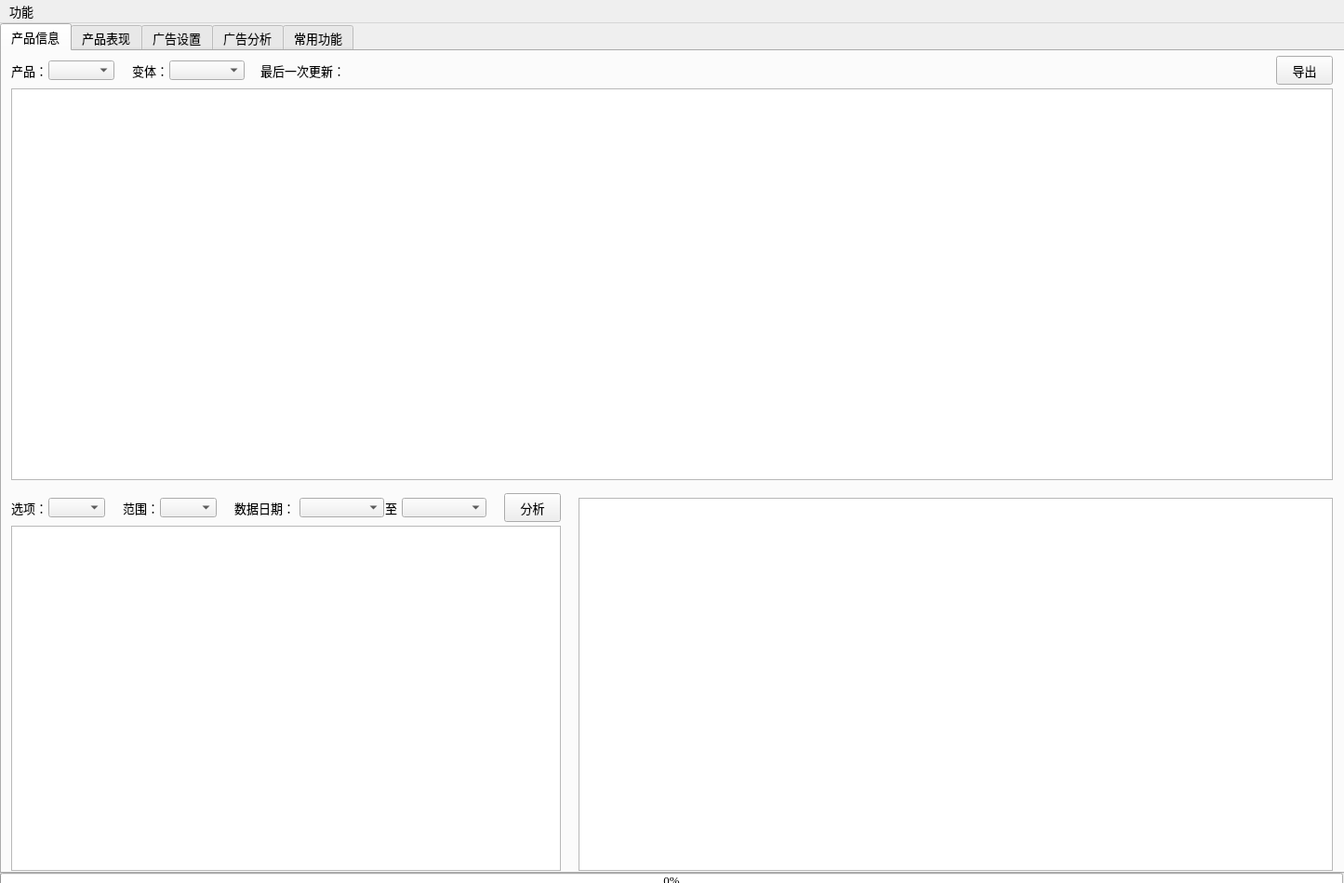
<?xml version="1.0" encoding="UTF-8"?>
<ui version="4.0">
 <class>PeaSue</class>
 <widget class="QMainWindow" name="PeaSue">
  <property name="geometry">
   <rect>
    <x>0</x>
    <y>0</y>
    <width>1445</width>
    <height>949</height>
   </rect>
  </property>
  <property name="sizePolicy">
   <sizepolicy hsizetype="Fixed" vsizetype="Fixed">
    <horstretch>0</horstretch>
    <verstretch>0</verstretch>
   </sizepolicy>
  </property>
  <property name="minimumSize">
   <size>
    <width>1445</width>
    <height>949</height>
   </size>
  </property>
  <property name="maximumSize">
   <size>
    <width>1445</width>
    <height>949</height>
   </size>
  </property>
  <property name="font">
   <font>
    <family>楷体</family>
    <pointsize>10</pointsize>
   </font>
  </property>
  <property name="windowTitle">
   <string>PeaSue</string>
  </property>
  <widget class="QWidget" name="centralwidget">
   <property name="font">
    <font>
     <family>楷体</family>
    </font>
   </property>
   <widget class="QTabWidget" name="tabWidget">
    <property name="geometry">
     <rect>
      <x>0</x>
      <y>0</y>
      <width>1447</width>
      <height>914</height>
     </rect>
    </property>
    <property name="sizePolicy">
     <sizepolicy hsizetype="Fixed" vsizetype="Fixed">
      <horstretch>0</horstretch>
      <verstretch>0</verstretch>
     </sizepolicy>
    </property>
    <property name="minimumSize">
     <size>
      <width>1447</width>
      <height>914</height>
     </size>
    </property>
    <property name="maximumSize">
     <size>
      <width>1447</width>
      <height>914</height>
     </size>
    </property>
    <property name="font">
     <font>
      <family>楷体</family>
      <pointsize>10</pointsize>
      <strikeout>false</strikeout>
     </font>
    </property>
    <property name="currentIndex">
     <number>0</number>
    </property>
    <widget class="QWidget" name="tab_1">
     <attribute name="title">
      <string>产品信息</string>
     </attribute>
     <widget class="QLabel" name="label_20">
      <property name="geometry">
       <rect>
        <x>10</x>
        <y>10</y>
        <width>51</width>
        <height>21</height>
       </rect>
      </property>
      <property name="font">
       <font>
        <family>楷体</family>
        <pointsize>10</pointsize>
        <strikeout>false</strikeout>
       </font>
      </property>
      <property name="text">
       <string>产品：</string>
      </property>
     </widget>
     <widget class="QComboBox" name="product_information">
      <property name="geometry">
       <rect>
        <x>50</x>
        <y>10</y>
        <width>71</width>
        <height>21</height>
       </rect>
      </property>
      <property name="font">
       <font>
        <family>Times New Roman</family>
        <pointsize>10</pointsize>
        <strikeout>false</strikeout>
       </font>
      </property>
     </widget>
     <widget class="QTableView" name="table2_information">
      <property name="geometry">
       <rect>
        <x>10</x>
        <y>510</y>
        <width>591</width>
        <height>371</height>
       </rect>
      </property>
      <property name="font">
       <font>
        <family>Times New Roman</family>
        <pointsize>10</pointsize>
        <strikeout>false</strikeout>
       </font>
      </property>
      <property name="contextMenuPolicy">
       <enum>Qt::CustomContextMenu</enum>
      </property>
      <property name="editTriggers">
       <set>QAbstractItemView::NoEditTriggers</set>
      </property>
     </widget>
     <widget class="QComboBox" name="date1_information">
      <property name="geometry">
       <rect>
        <x>320</x>
        <y>480</y>
        <width>91</width>
        <height>21</height>
       </rect>
      </property>
      <property name="font">
       <font>
        <family>Times New Roman</family>
        <pointsize>10</pointsize>
        <strikeout>false</strikeout>
       </font>
      </property>
     </widget>
     <widget class="QLabel" name="label_23">
      <property name="geometry">
       <rect>
        <x>412</x>
        <y>480</y>
        <width>21</width>
        <height>21</height>
       </rect>
      </property>
      <property name="font">
       <font>
        <family>楷体</family>
        <pointsize>10</pointsize>
        <strikeout>false</strikeout>
       </font>
      </property>
      <property name="text">
       <string>至</string>
      </property>
     </widget>
     <widget class="QLabel" name="label_36">
      <property name="geometry">
       <rect>
        <x>250</x>
        <y>480</y>
        <width>81</width>
        <height>21</height>
       </rect>
      </property>
      <property name="font">
       <font>
        <family>楷体</family>
        <pointsize>10</pointsize>
        <strikeout>false</strikeout>
       </font>
      </property>
      <property name="text">
       <string>数据日期：</string>
      </property>
     </widget>
     <widget class="QComboBox" name="date2_information">
      <property name="geometry">
       <rect>
        <x>430</x>
        <y>480</y>
        <width>91</width>
        <height>21</height>
       </rect>
      </property>
      <property name="font">
       <font>
        <family>Times New Roman</family>
        <pointsize>10</pointsize>
        <strikeout>false</strikeout>
       </font>
      </property>
     </widget>
     <widget class="QPushButton" name="analyse_information">
      <property name="geometry">
       <rect>
        <x>540</x>
        <y>475</y>
        <width>61</width>
        <height>31</height>
       </rect>
      </property>
      <property name="text">
       <string>分析</string>
      </property>
     </widget>
     <widget class="QComboBox" name="choice_information">
      <property name="geometry">
       <rect>
        <x>50</x>
        <y>480</y>
        <width>61</width>
        <height>21</height>
       </rect>
      </property>
      <property name="font">
       <font>
        <family>楷体</family>
        <pointsize>10</pointsize>
        <strikeout>false</strikeout>
       </font>
      </property>
     </widget>
     <widget class="QTableView" name="table1_information">
      <property name="geometry">
       <rect>
        <x>10</x>
        <y>40</y>
        <width>1421</width>
        <height>421</height>
       </rect>
      </property>
      <property name="font">
       <font>
        <family>Times New Roman</family>
        <pointsize>10</pointsize>
        <strikeout>false</strikeout>
       </font>
      </property>
      <property name="contextMenuPolicy">
       <enum>Qt::CustomContextMenu</enum>
      </property>
      <property name="editTriggers">
       <set>QAbstractItemView::NoEditTriggers</set>
      </property>
     </widget>
     <widget class="QLabel" name="label_35">
      <property name="geometry">
       <rect>
        <x>10</x>
        <y>480</y>
        <width>41</width>
        <height>21</height>
       </rect>
      </property>
      <property name="font">
       <font>
        <family>楷体</family>
        <pointsize>10</pointsize>
        <strikeout>false</strikeout>
       </font>
      </property>
      <property name="text">
       <string>选项：</string>
      </property>
     </widget>
     <widget class="QLabel" name="label_update_information">
      <property name="geometry">
       <rect>
        <x>278</x>
        <y>10</y>
        <width>101</width>
        <height>21</height>
       </rect>
      </property>
      <property name="font">
       <font>
        <family>楷体</family>
        <pointsize>10</pointsize>
        <strikeout>false</strikeout>
       </font>
      </property>
      <property name="text">
       <string>最后一次更新：</string>
      </property>
     </widget>
     <widget class="QLabel" name="update_information">
      <property name="geometry">
       <rect>
        <x>380</x>
        <y>10</y>
        <width>151</width>
        <height>21</height>
       </rect>
      </property>
      <property name="font">
       <font>
        <family>Times New Roman</family>
        <pointsize>11</pointsize>
        <weight>75</weight>
        <bold>true</bold>
        <strikeout>false</strikeout>
       </font>
      </property>
      <property name="text">
       <string/>
      </property>
     </widget>
     <widget class="QComboBox" name="variation_information">
      <property name="geometry">
       <rect>
        <x>180</x>
        <y>10</y>
        <width>81</width>
        <height>21</height>
       </rect>
      </property>
      <property name="font">
       <font>
        <family>Times New Roman</family>
        <pointsize>10</pointsize>
        <strikeout>false</strikeout>
       </font>
      </property>
     </widget>
     <widget class="QLabel" name="label_42">
      <property name="geometry">
       <rect>
        <x>140</x>
        <y>10</y>
        <width>41</width>
        <height>21</height>
       </rect>
      </property>
      <property name="font">
       <font>
        <family>楷体</family>
        <pointsize>10</pointsize>
        <strikeout>false</strikeout>
       </font>
      </property>
      <property name="text">
       <string>变体：</string>
      </property>
     </widget>
     <widget class="QComboBox" name="range_information">
      <property name="geometry">
       <rect>
        <x>170</x>
        <y>480</y>
        <width>61</width>
        <height>21</height>
       </rect>
      </property>
      <property name="font">
       <font>
        <family>楷体</family>
        <pointsize>10</pointsize>
        <strikeout>false</strikeout>
       </font>
      </property>
     </widget>
     <widget class="QLabel" name="label_33">
      <property name="geometry">
       <rect>
        <x>130</x>
        <y>480</y>
        <width>41</width>
        <height>21</height>
       </rect>
      </property>
      <property name="font">
       <font>
        <family>楷体</family>
        <pointsize>10</pointsize>
        <strikeout>false</strikeout>
       </font>
      </property>
      <property name="text">
       <string>范围：</string>
      </property>
     </widget>
     <widget class="QPushButton" name="output_storage">
      <property name="geometry">
       <rect>
        <x>1370</x>
        <y>5</y>
        <width>61</width>
        <height>31</height>
       </rect>
      </property>
      <property name="text">
       <string>导出</string>
      </property>
     </widget>
     <widget class="QTableView" name="table3_information">
      <property name="geometry">
       <rect>
        <x>620</x>
        <y>480</y>
        <width>811</width>
        <height>401</height>
       </rect>
      </property>
      <property name="font">
       <font>
        <family>Times New Roman</family>
        <pointsize>10</pointsize>
        <strikeout>false</strikeout>
       </font>
      </property>
      <property name="contextMenuPolicy">
       <enum>Qt::CustomContextMenu</enum>
      </property>
      <property name="editTriggers">
       <set>QAbstractItemView::NoEditTriggers</set>
      </property>
     </widget>
    </widget>
    <widget class="QWidget" name="tab_2">
     <attribute name="title">
      <string>产品表现</string>
     </attribute>
     <widget class="QComboBox" name="product_performance">
      <property name="geometry">
       <rect>
        <x>170</x>
        <y>10</y>
        <width>71</width>
        <height>21</height>
       </rect>
      </property>
      <property name="font">
       <font>
        <family>Times New Roman</family>
        <pointsize>10</pointsize>
        <strikeout>false</strikeout>
       </font>
      </property>
     </widget>
     <widget class="QLabel" name="label_13">
      <property name="geometry">
       <rect>
        <x>130</x>
        <y>10</y>
        <width>41</width>
        <height>21</height>
       </rect>
      </property>
      <property name="font">
       <font>
        <family>楷体</family>
        <pointsize>10</pointsize>
        <strikeout>false</strikeout>
       </font>
      </property>
      <property name="text">
       <string>产品：</string>
      </property>
     </widget>
     <widget class="QComboBox" name="date1_performance">
      <property name="geometry">
       <rect>
        <x>420</x>
        <y>10</y>
        <width>91</width>
        <height>21</height>
       </rect>
      </property>
      <property name="font">
       <font>
        <family>Times New Roman</family>
        <pointsize>10</pointsize>
        <strikeout>false</strikeout>
       </font>
      </property>
     </widget>
     <widget class="QLabel" name="label_14">
      <property name="geometry">
       <rect>
        <x>512</x>
        <y>10</y>
        <width>21</width>
        <height>21</height>
       </rect>
      </property>
      <property name="font">
       <font>
        <family>楷体</family>
        <pointsize>10</pointsize>
        <strikeout>false</strikeout>
       </font>
      </property>
      <property name="text">
       <string>至</string>
      </property>
     </widget>
     <widget class="QComboBox" name="date2_performance">
      <property name="geometry">
       <rect>
        <x>530</x>
        <y>10</y>
        <width>91</width>
        <height>21</height>
       </rect>
      </property>
      <property name="font">
       <font>
        <family>Times New Roman</family>
        <pointsize>10</pointsize>
        <strikeout>false</strikeout>
       </font>
      </property>
     </widget>
     <widget class="QLabel" name="label_15">
      <property name="geometry">
       <rect>
        <x>380</x>
        <y>10</y>
        <width>41</width>
        <height>21</height>
       </rect>
      </property>
      <property name="font">
       <font>
        <family>楷体</family>
        <pointsize>10</pointsize>
        <strikeout>false</strikeout>
       </font>
      </property>
      <property name="text">
       <string>日期：</string>
      </property>
     </widget>
     <widget class="QPushButton" name="analyse_performance">
      <property name="geometry">
       <rect>
        <x>1290</x>
        <y>5</y>
        <width>61</width>
        <height>31</height>
       </rect>
      </property>
      <property name="text">
       <string>分析</string>
      </property>
     </widget>
     <widget class="QTableView" name="table1_performance">
      <property name="geometry">
       <rect>
        <x>10</x>
        <y>40</y>
        <width>1421</width>
        <height>841</height>
       </rect>
      </property>
      <property name="font">
       <font>
        <family>Times New Roman</family>
        <pointsize>10</pointsize>
        <strikeout>false</strikeout>
       </font>
      </property>
      <property name="contextMenuPolicy">
       <enum>Qt::CustomContextMenu</enum>
      </property>
      <property name="editTriggers">
       <set>QAbstractItemView::NoEditTriggers</set>
      </property>
     </widget>
     <widget class="QLabel" name="label_32">
      <property name="geometry">
       <rect>
        <x>260</x>
        <y>10</y>
        <width>41</width>
        <height>21</height>
       </rect>
      </property>
      <property name="font">
       <font>
        <family>楷体</family>
        <pointsize>10</pointsize>
        <strikeout>false</strikeout>
       </font>
      </property>
      <property name="text">
       <string>范围：</string>
      </property>
     </widget>
     <widget class="QComboBox" name="range_performance">
      <property name="geometry">
       <rect>
        <x>300</x>
        <y>10</y>
        <width>61</width>
        <height>21</height>
       </rect>
      </property>
      <property name="font">
       <font>
        <family>楷体</family>
        <pointsize>10</pointsize>
        <strikeout>false</strikeout>
       </font>
      </property>
     </widget>
     <widget class="QComboBox" name="choice_performance">
      <property name="geometry">
       <rect>
        <x>50</x>
        <y>10</y>
        <width>61</width>
        <height>21</height>
       </rect>
      </property>
      <property name="font">
       <font>
        <family>楷体</family>
        <pointsize>10</pointsize>
        <strikeout>false</strikeout>
       </font>
      </property>
     </widget>
     <widget class="QLabel" name="label_38">
      <property name="geometry">
       <rect>
        <x>10</x>
        <y>10</y>
        <width>41</width>
        <height>21</height>
       </rect>
      </property>
      <property name="font">
       <font>
        <family>楷体</family>
        <pointsize>10</pointsize>
        <strikeout>false</strikeout>
       </font>
      </property>
      <property name="text">
       <string>选项：</string>
      </property>
     </widget>
     <widget class="QPushButton" name="output_peformance">
      <property name="geometry">
       <rect>
        <x>1370</x>
        <y>5</y>
        <width>61</width>
        <height>31</height>
       </rect>
      </property>
      <property name="text">
       <string>导出</string>
      </property>
     </widget>
    </widget>
    <widget class="QWidget" name="tab_3">
     <attribute name="title">
      <string>广告设置</string>
     </attribute>
     <widget class="QComboBox" name="product_setting">
      <property name="geometry">
       <rect>
        <x>50</x>
        <y>10</y>
        <width>71</width>
        <height>21</height>
       </rect>
      </property>
      <property name="font">
       <font>
        <family>Times New Roman</family>
        <pointsize>10</pointsize>
        <strikeout>false</strikeout>
       </font>
      </property>
     </widget>
     <widget class="QLabel" name="label_16">
      <property name="geometry">
       <rect>
        <x>10</x>
        <y>10</y>
        <width>41</width>
        <height>21</height>
       </rect>
      </property>
      <property name="font">
       <font>
        <family>楷体</family>
        <pointsize>10</pointsize>
        <strikeout>false</strikeout>
       </font>
      </property>
      <property name="text">
       <string>产品：</string>
      </property>
     </widget>
     <widget class="QLabel" name="label_17">
      <property name="geometry">
       <rect>
        <x>140</x>
        <y>10</y>
        <width>71</width>
        <height>21</height>
       </rect>
      </property>
      <property name="text">
       <string>广告活动：</string>
      </property>
     </widget>
     <widget class="QComboBox" name="campaign_setting">
      <property name="geometry">
       <rect>
        <x>210</x>
        <y>10</y>
        <width>161</width>
        <height>21</height>
       </rect>
      </property>
      <property name="font">
       <font>
        <family>Times New Roman</family>
        <pointsize>10</pointsize>
        <strikeout>false</strikeout>
       </font>
      </property>
     </widget>
     <widget class="QLabel" name="label_18">
      <property name="geometry">
       <rect>
        <x>10</x>
        <y>70</y>
        <width>71</width>
        <height>21</height>
       </rect>
      </property>
      <property name="text">
       <string>短语否定：</string>
      </property>
     </widget>
     <widget class="QListView" name="list1_setting">
      <property name="geometry">
       <rect>
        <x>10</x>
        <y>90</y>
        <width>131</width>
        <height>791</height>
       </rect>
      </property>
      <property name="font">
       <font>
        <family>Times New Roman</family>
        <pointsize>10</pointsize>
        <strikeout>false</strikeout>
       </font>
      </property>
      <property name="contextMenuPolicy">
       <enum>Qt::CustomContextMenu</enum>
      </property>
      <property name="selectionMode">
       <enum>QAbstractItemView::ExtendedSelection</enum>
      </property>
     </widget>
     <widget class="QTableView" name="table2_setting">
      <property name="geometry">
       <rect>
        <x>470</x>
        <y>10</y>
        <width>961</width>
        <height>871</height>
       </rect>
      </property>
      <property name="font">
       <font>
        <family>Times New Roman</family>
        <pointsize>10</pointsize>
        <strikeout>false</strikeout>
       </font>
      </property>
      <property name="contextMenuPolicy">
       <enum>Qt::CustomContextMenu</enum>
      </property>
      <property name="editTriggers">
       <set>QAbstractItemView::NoEditTriggers</set>
      </property>
     </widget>
     <widget class="QLabel" name="label_21">
      <property name="geometry">
       <rect>
        <x>10</x>
        <y>40</y>
        <width>61</width>
        <height>21</height>
       </rect>
      </property>
      <property name="text">
       <string>广告组：</string>
      </property>
     </widget>
     <widget class="QComboBox" name="group_setting">
      <property name="geometry">
       <rect>
        <x>60</x>
        <y>40</y>
        <width>71</width>
        <height>21</height>
       </rect>
      </property>
      <property name="font">
       <font>
        <family>Times New Roman</family>
        <pointsize>10</pointsize>
        <strikeout>false</strikeout>
       </font>
      </property>
     </widget>
     <widget class="QLabel" name="label_22">
      <property name="geometry">
       <rect>
        <x>150</x>
        <y>210</y>
        <width>41</width>
        <height>21</height>
       </rect>
      </property>
      <property name="text">
       <string>预算：</string>
      </property>
     </widget>
     <widget class="QLineEdit" name="budget_setting">
      <property name="geometry">
       <rect>
        <x>150</x>
        <y>230</y>
        <width>41</width>
        <height>21</height>
       </rect>
      </property>
      <property name="font">
       <font>
        <family>Times New Roman</family>
        <pointsize>10</pointsize>
        <strikeout>false</strikeout>
       </font>
      </property>
      <property name="contextMenuPolicy">
       <enum>Qt::NoContextMenu</enum>
      </property>
     </widget>
     <widget class="QLineEdit" name="top_setting">
      <property name="geometry">
       <rect>
        <x>200</x>
        <y>230</y>
        <width>36</width>
        <height>21</height>
       </rect>
      </property>
      <property name="font">
       <font>
        <family>Times New Roman</family>
        <pointsize>10</pointsize>
        <strikeout>false</strikeout>
       </font>
      </property>
      <property name="contextMenuPolicy">
       <enum>Qt::NoContextMenu</enum>
      </property>
     </widget>
     <widget class="QLabel" name="label_24">
      <property name="geometry">
       <rect>
        <x>200</x>
        <y>210</y>
        <width>41</width>
        <height>21</height>
       </rect>
      </property>
      <property name="text">
       <string>顶部：</string>
      </property>
     </widget>
     <widget class="QLineEdit" name="page_setting">
      <property name="geometry">
       <rect>
        <x>260</x>
        <y>230</y>
        <width>36</width>
        <height>21</height>
       </rect>
      </property>
      <property name="font">
       <font>
        <family>Times New Roman</family>
        <pointsize>10</pointsize>
        <strikeout>false</strikeout>
       </font>
      </property>
      <property name="contextMenuPolicy">
       <enum>Qt::NoContextMenu</enum>
      </property>
     </widget>
     <widget class="QLabel" name="label_25">
      <property name="geometry">
       <rect>
        <x>260</x>
        <y>210</y>
        <width>51</width>
        <height>21</height>
       </rect>
      </property>
      <property name="text">
       <string>页面：</string>
      </property>
     </widget>
     <widget class="QPushButton" name="generate_setting">
      <property name="geometry">
       <rect>
        <x>390</x>
        <y>10</y>
        <width>71</width>
        <height>41</height>
       </rect>
      </property>
      <property name="text">
       <string>导出</string>
      </property>
     </widget>
     <widget class="QLabel" name="label_26">
      <property name="geometry">
       <rect>
        <x>236</x>
        <y>230</y>
        <width>21</width>
        <height>21</height>
       </rect>
      </property>
      <property name="font">
       <font>
        <family>华文新魏</family>
        <pointsize>11</pointsize>
        <strikeout>false</strikeout>
       </font>
      </property>
      <property name="text">
       <string>%</string>
      </property>
     </widget>
     <widget class="QLabel" name="label_27">
      <property name="geometry">
       <rect>
        <x>296</x>
        <y>230</y>
        <width>21</width>
        <height>21</height>
       </rect>
      </property>
      <property name="font">
       <font>
        <family>华文新魏</family>
        <pointsize>11</pointsize>
        <strikeout>false</strikeout>
       </font>
      </property>
      <property name="text">
       <string>%</string>
      </property>
     </widget>
     <widget class="QTableView" name="table1_setting">
      <property name="geometry">
       <rect>
        <x>150</x>
        <y>260</y>
        <width>311</width>
        <height>621</height>
       </rect>
      </property>
      <property name="font">
       <font>
        <family>Times New Roman</family>
        <pointsize>10</pointsize>
        <strikeout>false</strikeout>
       </font>
      </property>
      <property name="contextMenuPolicy">
       <enum>Qt::CustomContextMenu</enum>
      </property>
     </widget>
     <widget class="QPushButton" name="save_setting">
      <property name="geometry">
       <rect>
        <x>400</x>
        <y>60</y>
        <width>61</width>
        <height>41</height>
       </rect>
      </property>
      <property name="text">
       <string>保存</string>
      </property>
     </widget>
     <widget class="QLabel" name="label_30">
      <property name="geometry">
       <rect>
        <x>420</x>
        <y>210</y>
        <width>41</width>
        <height>21</height>
       </rect>
      </property>
      <property name="text">
       <string>默认：</string>
      </property>
     </widget>
     <widget class="QLineEdit" name="default_setting">
      <property name="geometry">
       <rect>
        <x>420</x>
        <y>230</y>
        <width>41</width>
        <height>21</height>
       </rect>
      </property>
      <property name="font">
       <font>
        <family>Times New Roman</family>
        <pointsize>10</pointsize>
        <strikeout>false</strikeout>
       </font>
      </property>
      <property name="contextMenuPolicy">
       <enum>Qt::NoContextMenu</enum>
      </property>
     </widget>
     <widget class="QPushButton" name="disconnect_setting">
      <property name="geometry">
       <rect>
        <x>320</x>
        <y>40</y>
        <width>61</width>
        <height>41</height>
       </rect>
      </property>
      <property name="text">
       <string>断开</string>
      </property>
     </widget>
     <widget class="QPushButton" name="redo_setting">
      <property name="geometry">
       <rect>
        <x>240</x>
        <y>40</y>
        <width>61</width>
        <height>41</height>
       </rect>
      </property>
      <property name="text">
       <string>还原</string>
      </property>
     </widget>
     <widget class="QLabel" name="label_34">
      <property name="geometry">
       <rect>
        <x>320</x>
        <y>210</y>
        <width>71</width>
        <height>21</height>
       </rect>
      </property>
      <property name="text">
       <string>竞价策略：</string>
      </property>
     </widget>
     <widget class="QLabel" name="label_39">
      <property name="geometry">
       <rect>
        <x>150</x>
        <y>90</y>
        <width>71</width>
        <height>21</height>
       </rect>
      </property>
      <property name="text">
       <string>精准否定：</string>
      </property>
     </widget>
     <widget class="QListView" name="list2_setting">
      <property name="geometry">
       <rect>
        <x>150</x>
        <y>110</y>
        <width>161</width>
        <height>96</height>
       </rect>
      </property>
      <property name="font">
       <font>
        <family>Times New Roman</family>
        <pointsize>10</pointsize>
        <strikeout>false</strikeout>
       </font>
      </property>
      <property name="contextMenuPolicy">
       <enum>Qt::CustomContextMenu</enum>
      </property>
      <property name="selectionMode">
       <enum>QAbstractItemView::ExtendedSelection</enum>
      </property>
     </widget>
     <widget class="QLabel" name="label_40">
      <property name="geometry">
       <rect>
        <x>330</x>
        <y>90</y>
        <width>71</width>
        <height>21</height>
       </rect>
      </property>
      <property name="text">
       <string>产品否定：</string>
      </property>
     </widget>
     <widget class="QListView" name="list3_setting">
      <property name="geometry">
       <rect>
        <x>330</x>
        <y>110</y>
        <width>131</width>
        <height>96</height>
       </rect>
      </property>
      <property name="font">
       <font>
        <family>Times New Roman</family>
        <pointsize>10</pointsize>
        <strikeout>false</strikeout>
       </font>
      </property>
      <property name="contextMenuPolicy">
       <enum>Qt::CustomContextMenu</enum>
      </property>
      <property name="selectionMode">
       <enum>QAbstractItemView::ExtendedSelection</enum>
      </property>
     </widget>
     <widget class="QComboBox" name="strategy_setting">
      <property name="geometry">
       <rect>
        <x>320</x>
        <y>230</y>
        <width>91</width>
        <height>21</height>
       </rect>
      </property>
      <property name="font">
       <font>
        <family>华文新魏</family>
        <pointsize>10</pointsize>
        <strikeout>false</strikeout>
       </font>
      </property>
     </widget>
     <widget class="QPushButton" name="extract_setting">
      <property name="geometry">
       <rect>
        <x>160</x>
        <y>40</y>
        <width>61</width>
        <height>41</height>
       </rect>
      </property>
      <property name="text">
       <string>导入</string>
      </property>
     </widget>
    </widget>
    <widget class="QWidget" name="tab_4">
     <attribute name="title">
      <string>广告分析</string>
     </attribute>
     <widget class="QTableView" name="table1_data">
      <property name="geometry">
       <rect>
        <x>10</x>
        <y>70</y>
        <width>1421</width>
        <height>811</height>
       </rect>
      </property>
      <property name="font">
       <font>
        <family>Times New Roman</family>
        <pointsize>10</pointsize>
        <strikeout>false</strikeout>
       </font>
      </property>
      <property name="contextMenuPolicy">
       <enum>Qt::CustomContextMenu</enum>
      </property>
      <property name="editTriggers">
       <set>QAbstractItemView::NoEditTriggers</set>
      </property>
     </widget>
     <widget class="QLabel" name="label_1">
      <property name="geometry">
       <rect>
        <x>810</x>
        <y>10</y>
        <width>41</width>
        <height>21</height>
       </rect>
      </property>
      <property name="text">
       <string>日期：</string>
      </property>
     </widget>
     <widget class="QPushButton" name="analyse_data">
      <property name="geometry">
       <rect>
        <x>1210</x>
        <y>10</y>
        <width>61</width>
        <height>51</height>
       </rect>
      </property>
      <property name="text">
       <string>分析</string>
      </property>
     </widget>
     <widget class="QComboBox" name="date1_data">
      <property name="geometry">
       <rect>
        <x>850</x>
        <y>10</y>
        <width>91</width>
        <height>21</height>
       </rect>
      </property>
      <property name="font">
       <font>
        <family>Times New Roman</family>
        <pointsize>10</pointsize>
        <strikeout>false</strikeout>
       </font>
      </property>
     </widget>
     <widget class="QLabel" name="label_3">
      <property name="geometry">
       <rect>
        <x>942</x>
        <y>10</y>
        <width>21</width>
        <height>21</height>
       </rect>
      </property>
      <property name="text">
       <string>至</string>
      </property>
     </widget>
     <widget class="QComboBox" name="date2_data">
      <property name="geometry">
       <rect>
        <x>960</x>
        <y>10</y>
        <width>91</width>
        <height>21</height>
       </rect>
      </property>
      <property name="font">
       <font>
        <family>Times New Roman</family>
        <pointsize>10</pointsize>
        <strikeout>false</strikeout>
       </font>
      </property>
     </widget>
     <widget class="QLabel" name="label_4">
      <property name="geometry">
       <rect>
        <x>140</x>
        <y>10</y>
        <width>41</width>
        <height>21</height>
       </rect>
      </property>
      <property name="text">
       <string>产品：</string>
      </property>
     </widget>
     <widget class="QComboBox" name="product_data">
      <property name="geometry">
       <rect>
        <x>180</x>
        <y>10</y>
        <width>71</width>
        <height>21</height>
       </rect>
      </property>
      <property name="font">
       <font>
        <family>Times New Roman</family>
        <pointsize>10</pointsize>
        <strikeout>false</strikeout>
       </font>
      </property>
     </widget>
     <widget class="QLabel" name="label_5">
      <property name="geometry">
       <rect>
        <x>270</x>
        <y>10</y>
        <width>71</width>
        <height>21</height>
       </rect>
      </property>
      <property name="text">
       <string>广告活动：</string>
      </property>
     </widget>
     <widget class="QComboBox" name="campaign_data">
      <property name="geometry">
       <rect>
        <x>340</x>
        <y>10</y>
        <width>161</width>
        <height>21</height>
       </rect>
      </property>
      <property name="font">
       <font>
        <family>Times New Roman</family>
        <pointsize>10</pointsize>
        <strikeout>false</strikeout>
       </font>
      </property>
     </widget>
     <widget class="QLabel" name="label_6">
      <property name="geometry">
       <rect>
        <x>520</x>
        <y>10</y>
        <width>51</width>
        <height>21</height>
       </rect>
      </property>
      <property name="text">
       <string>广告组：</string>
      </property>
     </widget>
     <widget class="QComboBox" name="group_data">
      <property name="geometry">
       <rect>
        <x>570</x>
        <y>10</y>
        <width>71</width>
        <height>21</height>
       </rect>
      </property>
      <property name="font">
       <font>
        <family>Times New Roman</family>
        <pointsize>10</pointsize>
        <strikeout>false</strikeout>
       </font>
      </property>
     </widget>
     <widget class="QLabel" name="label_7">
      <property name="geometry">
       <rect>
        <x>10</x>
        <y>10</y>
        <width>41</width>
        <height>21</height>
       </rect>
      </property>
      <property name="text">
       <string>选项：</string>
      </property>
     </widget>
     <widget class="QComboBox" name="choice_data">
      <property name="geometry">
       <rect>
        <x>50</x>
        <y>10</y>
        <width>71</width>
        <height>21</height>
       </rect>
      </property>
      <property name="font">
       <font>
        <family>楷体</family>
        <pointsize>10</pointsize>
        <strikeout>false</strikeout>
       </font>
      </property>
     </widget>
     <widget class="QLabel" name="label_8">
      <property name="geometry">
       <rect>
        <x>10</x>
        <y>40</y>
        <width>71</width>
        <height>21</height>
       </rect>
      </property>
      <property name="text">
       <string>匹配方式：</string>
      </property>
     </widget>
     <widget class="QComboBox" name="match_data">
      <property name="geometry">
       <rect>
        <x>80</x>
        <y>40</y>
        <width>71</width>
        <height>21</height>
       </rect>
      </property>
      <property name="font">
       <font>
        <family>Times New Roman</family>
        <pointsize>10</pointsize>
        <strikeout>false</strikeout>
       </font>
      </property>
     </widget>
     <widget class="QLabel" name="label_9">
      <property name="geometry">
       <rect>
        <x>170</x>
        <y>40</y>
        <width>41</width>
        <height>21</height>
       </rect>
      </property>
      <property name="text">
       <string>流量：</string>
      </property>
     </widget>
     <widget class="QComboBox" name="traffic_data">
      <property name="geometry">
       <rect>
        <x>210</x>
        <y>40</y>
        <width>81</width>
        <height>21</height>
       </rect>
      </property>
      <property name="font">
       <font>
        <family>Times New Roman</family>
        <pointsize>10</pointsize>
        <strikeout>false</strikeout>
       </font>
      </property>
     </widget>
     <widget class="QLabel" name="label_10">
      <property name="geometry">
       <rect>
        <x>310</x>
        <y>40</y>
        <width>41</width>
        <height>21</height>
       </rect>
      </property>
      <property name="text">
       <string>出价：</string>
      </property>
     </widget>
     <widget class="QComboBox" name="bid_data">
      <property name="geometry">
       <rect>
        <x>350</x>
        <y>40</y>
        <width>81</width>
        <height>21</height>
       </rect>
      </property>
      <property name="font">
       <font>
        <family>Times New Roman</family>
        <pointsize>10</pointsize>
        <strikeout>false</strikeout>
       </font>
      </property>
     </widget>
     <widget class="QLabel" name="label_11">
      <property name="geometry">
       <rect>
        <x>590</x>
        <y>40</y>
        <width>41</width>
        <height>21</height>
       </rect>
      </property>
      <property name="text">
       <string>特殊：</string>
      </property>
     </widget>
     <widget class="QComboBox" name="special_data">
      <property name="geometry">
       <rect>
        <x>630</x>
        <y>40</y>
        <width>71</width>
        <height>21</height>
       </rect>
      </property>
      <property name="font">
       <font>
        <family>Times New Roman</family>
        <pointsize>10</pointsize>
        <strikeout>false</strikeout>
       </font>
      </property>
      <property name="currentText">
       <string/>
      </property>
     </widget>
     <widget class="QLabel" name="label_12">
      <property name="geometry">
       <rect>
        <x>660</x>
        <y>10</y>
        <width>71</width>
        <height>21</height>
       </rect>
      </property>
      <property name="text">
       <string>日期选项：</string>
      </property>
     </widget>
     <widget class="QComboBox" name="choice_date_data">
      <property name="geometry">
       <rect>
        <x>730</x>
        <y>10</y>
        <width>61</width>
        <height>21</height>
       </rect>
      </property>
      <property name="font">
       <font>
        <family>楷体</family>
        <pointsize>10</pointsize>
        <strikeout>false</strikeout>
       </font>
      </property>
     </widget>
     <widget class="QPushButton" name="contrast_data">
      <property name="geometry">
       <rect>
        <x>1290</x>
        <y>10</y>
        <width>61</width>
        <height>51</height>
       </rect>
      </property>
      <property name="text">
       <string>对比</string>
      </property>
     </widget>
     <widget class="QComboBox" name="variation_data">
      <property name="geometry">
       <rect>
        <x>490</x>
        <y>40</y>
        <width>81</width>
        <height>21</height>
       </rect>
      </property>
      <property name="font">
       <font>
        <family>Times New Roman</family>
        <pointsize>10</pointsize>
        <strikeout>false</strikeout>
       </font>
      </property>
     </widget>
     <widget class="QLabel" name="label_31">
      <property name="geometry">
       <rect>
        <x>450</x>
        <y>40</y>
        <width>41</width>
        <height>21</height>
       </rect>
      </property>
      <property name="text">
       <string>变体：</string>
      </property>
     </widget>
     <widget class="QLabel" name="label_37">
      <property name="geometry">
       <rect>
        <x>720</x>
        <y>40</y>
        <width>41</width>
        <height>21</height>
       </rect>
      </property>
      <property name="text">
       <string>范围：</string>
      </property>
     </widget>
     <widget class="QComboBox" name="range_data">
      <property name="geometry">
       <rect>
        <x>760</x>
        <y>40</y>
        <width>61</width>
        <height>21</height>
       </rect>
      </property>
      <property name="font">
       <font>
        <family>楷体</family>
        <pointsize>10</pointsize>
        <strikeout>false</strikeout>
       </font>
      </property>
     </widget>
     <widget class="QPushButton" name="output_data">
      <property name="geometry">
       <rect>
        <x>1370</x>
        <y>10</y>
        <width>61</width>
        <height>51</height>
       </rect>
      </property>
      <property name="text">
       <string>导出</string>
      </property>
     </widget>
    </widget>
    <widget class="QWidget" name="tab_5">
     <attribute name="title">
      <string>常用功能</string>
     </attribute>
     <widget class="QPushButton" name="tear_work">
      <property name="geometry">
       <rect>
        <x>690</x>
        <y>70</y>
        <width>51</width>
        <height>41</height>
       </rect>
      </property>
      <property name="font">
       <font>
        <family>楷体</family>
        <pointsize>10</pointsize>
        <weight>50</weight>
        <bold>false</bold>
        <strikeout>false</strikeout>
       </font>
      </property>
      <property name="text">
       <string>拆解</string>
      </property>
     </widget>
     <widget class="QTableView" name="table1_work">
      <property name="geometry">
       <rect>
        <x>750</x>
        <y>10</y>
        <width>681</width>
        <height>871</height>
       </rect>
      </property>
      <property name="font">
       <font>
        <family>Times New Roman</family>
        <pointsize>10</pointsize>
        <strikeout>false</strikeout>
       </font>
      </property>
      <property name="contextMenuPolicy">
       <enum>Qt::CustomContextMenu</enum>
      </property>
      <property name="editTriggers">
       <set>QAbstractItemView::NoEditTriggers</set>
      </property>
     </widget>
     <widget class="QPushButton" name="frequency_work">
      <property name="geometry">
       <rect>
        <x>690</x>
        <y>20</y>
        <width>51</width>
        <height>41</height>
       </rect>
      </property>
      <property name="font">
       <font>
        <family>楷体</family>
        <pointsize>10</pointsize>
        <weight>50</weight>
        <bold>false</bold>
        <strikeout>false</strikeout>
       </font>
      </property>
      <property name="text">
       <string>词频</string>
      </property>
     </widget>
     <widget class="QTextEdit" name="input_work">
      <property name="geometry">
       <rect>
        <x>470</x>
        <y>10</y>
        <width>211</width>
        <height>871</height>
       </rect>
      </property>
      <property name="font">
       <font>
        <family>Times New Roman</family>
        <pointsize>10</pointsize>
        <strikeout>false</strikeout>
       </font>
      </property>
      <property name="contextMenuPolicy">
       <enum>Qt::NoContextMenu</enum>
      </property>
     </widget>
     <widget class="QLabel" name="label_45">
      <property name="geometry">
       <rect>
        <x>10</x>
        <y>6</y>
        <width>41</width>
        <height>31</height>
       </rect>
      </property>
      <property name="text">
       <string>分类：</string>
      </property>
     </widget>
     <widget class="QComboBox" name="category_work">
      <property name="geometry">
       <rect>
        <x>50</x>
        <y>10</y>
        <width>91</width>
        <height>21</height>
       </rect>
      </property>
      <property name="font">
       <font>
        <family>Times New Roman</family>
        <pointsize>10</pointsize>
        <strikeout>false</strikeout>
       </font>
      </property>
     </widget>
     <widget class="QPushButton" name="output_work">
      <property name="geometry">
       <rect>
        <x>690</x>
        <y>120</y>
        <width>51</width>
        <height>41</height>
       </rect>
      </property>
      <property name="font">
       <font>
        <family>楷体</family>
        <pointsize>10</pointsize>
        <weight>50</weight>
        <bold>false</bold>
        <strikeout>false</strikeout>
       </font>
      </property>
      <property name="text">
       <string>导出</string>
      </property>
     </widget>
     <widget class="QTableView" name="table2_work">
      <property name="geometry">
       <rect>
        <x>10</x>
        <y>40</y>
        <width>441</width>
        <height>841</height>
       </rect>
      </property>
      <property name="font">
       <font>
        <family>Times New Roman</family>
        <pointsize>10</pointsize>
        <strikeout>false</strikeout>
       </font>
      </property>
      <property name="contextMenuPolicy">
       <enum>Qt::CustomContextMenu</enum>
      </property>
      <property name="editTriggers">
       <set>QAbstractItemView::NoEditTriggers</set>
      </property>
     </widget>
     <widget class="QPushButton" name="output_work_2">
      <property name="geometry">
       <rect>
        <x>390</x>
        <y>5</y>
        <width>61</width>
        <height>31</height>
       </rect>
      </property>
      <property name="text">
       <string>导出</string>
      </property>
     </widget>
     <widget class="QLabel" name="label_46">
      <property name="geometry">
       <rect>
        <x>160</x>
        <y>6</y>
        <width>41</width>
        <height>31</height>
       </rect>
      </property>
      <property name="text">
       <string>产品：</string>
      </property>
     </widget>
     <widget class="QComboBox" name="product_work">
      <property name="geometry">
       <rect>
        <x>200</x>
        <y>10</y>
        <width>71</width>
        <height>21</height>
       </rect>
      </property>
      <property name="font">
       <font>
        <family>Times New Roman</family>
        <pointsize>10</pointsize>
        <strikeout>false</strikeout>
       </font>
      </property>
     </widget>
     <widget class="QPushButton" name="analyse_work">
      <property name="geometry">
       <rect>
        <x>320</x>
        <y>5</y>
        <width>61</width>
        <height>31</height>
       </rect>
      </property>
      <property name="text">
       <string>分析</string>
      </property>
     </widget>
    </widget>
   </widget>
   <widget class="QProgressBar" name="progressBar">
    <property name="geometry">
     <rect>
      <x>0</x>
      <y>913</y>
      <width>1444</width>
      <height>16</height>
     </rect>
    </property>
    <property name="sizePolicy">
     <sizepolicy hsizetype="Fixed" vsizetype="Fixed">
      <horstretch>0</horstretch>
      <verstretch>0</verstretch>
     </sizepolicy>
    </property>
    <property name="font">
     <font>
      <family>Times New Roman</family>
      <pointsize>10</pointsize>
      <strikeout>false</strikeout>
     </font>
    </property>
    <property name="value">
     <number>0</number>
    </property>
   </widget>
  </widget>
  <widget class="QMenuBar" name="menubar">
   <property name="geometry">
    <rect>
     <x>0</x>
     <y>0</y>
     <width>1445</width>
     <height>19</height>
    </rect>
   </property>
   <property name="font">
    <font>
     <family>楷体</family>
     <pointsize>10</pointsize>
    </font>
   </property>
   <widget class="QMenu" name="menu_function">
    <property name="font">
     <font>
      <family>楷体</family>
      <pointsize>10</pointsize>
     </font>
    </property>
    <property name="title">
     <string>功能</string>
    </property>
    <addaction name="action_refresh"/>
    <addaction name="action_switch"/>
    <addaction name="action_exit"/>
   </widget>
   <addaction name="menu_function"/>
  </widget>
  <action name="action_refresh">
   <property name="text">
    <string>刷新</string>
   </property>
  </action>
  <action name="action_exit">
   <property name="text">
    <string>退出</string>
   </property>
  </action>
  <action name="action_switch">
   <property name="text">
    <string>切换</string>
   </property>
  </action>
 </widget>
 <resources/>
 <connections/>
</ui>
